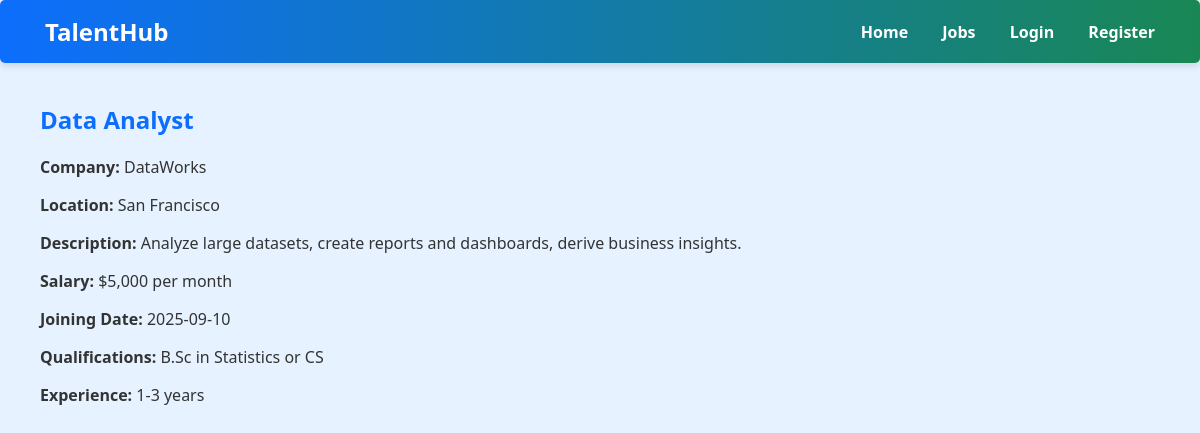
The app's page /job_detail/2 with its own data.
### tables this page shows
CREATE TABLE jobs (
                    id INTEGER PRIMARY KEY AUTOINCREMENT,
                    title TEXT,
                    company TEXT,
                    location TEXT,
                    description TEXT, salary TEXT, joining_date TEXT, qualifications TEXT, experience TEXT, qualification TEXT);

### app.py (the view)
@app.route('/job_detail/<int:job_id>')
def job_detail(job_id):
    conn = sqlite3.connect('database.db')
    c = conn.cursor()
    c.execute("SELECT * FROM jobs WHERE id=?", (job_id,))
    job = c.fetchone()
    conn.close()
    return render_template('job_detail.html', job=job)

### templates/job_detail.html (shortened to what this page needs)
{% extends 'base.html' %}
{% block content %}
<div class="job-detail-card">
    <h2>{{ job[1] }}</h2>
    <p><strong>Company:</strong> {{ job[2] }}</p>
    <p><strong>Location:</strong> {{ job[3] }}</p>
    <p><strong>Description:</strong> {{ job[4] }}</p>
    <p><strong>Salary:</strong> {{ job[5] }}</p>
    <p><strong>Joining Date:</strong> {{ job[6] }}</p>
    <p><strong>Qualifications:</strong> {{ job[7] }}</p>
    <p><strong>Experience:</strong> {{ job[8] }}</p>
</div>
{% endblock %}

### static/styles.css (style rules this page uses)
body { font-family: 'Segoe UI', Tahoma, Geneva, Verdana, sans-serif; margin: 0; padding: 0; background-color: #e6f2ff; color: #333; }
h1, h2 { color: #0d6efd; }

### records on screen
jobs: title "Data Analyst", company "DataWorks", location "San Francisco", description "Analyze large datasets, create reports and dashboards, derive business insights.", salary "$5,000 per month", joining_date "2025-09-10", qualifications "B.Sc in Statistics or CS", experience "1-3 years"
